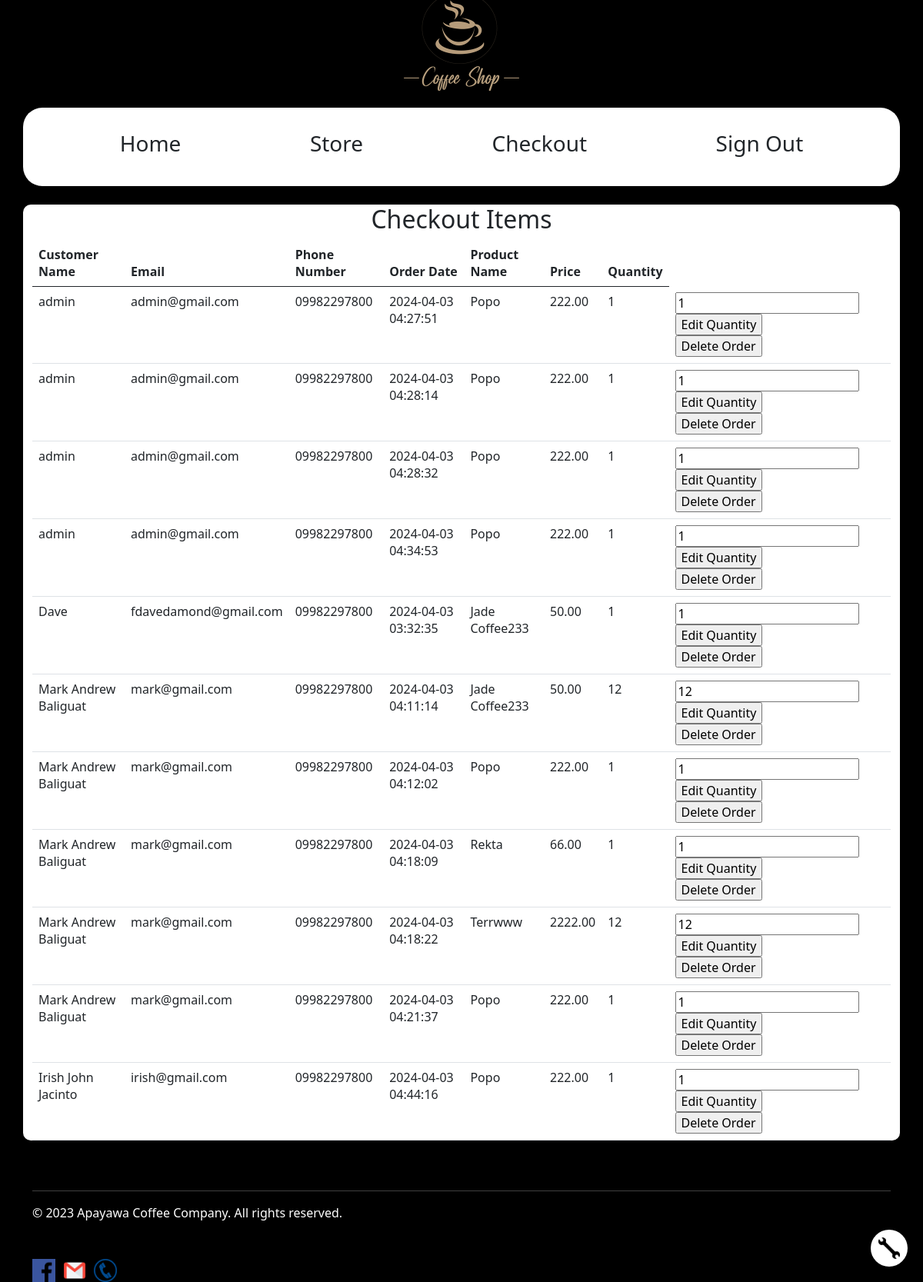
The page /checkout.php (signed in) on the database its author committed.
### tables this page shows
CREATE TABLE `orders` (
  `OrderID` int(11) NOT NULL,
  `CustomerID` int(11) DEFAULT NULL,
  `OrderDate` timestamp NOT NULL DEFAULT current_timestamp(),
  `user_id` int(11) DEFAULT NULL
);

CREATE TABLE `customers` (
  `CustomerID` int(11) NOT NULL,
  `Name` varchar(100) NOT NULL,
  `Email` varchar(100) DEFAULT NULL,
  `Phone` varchar(20) DEFAULT NULL,
  `IsAdmin` int(11) DEFAULT NULL
);

CREATE TABLE `products` (
  `ProductID` int(11) NOT NULL,
  `Name` varchar(100) NOT NULL,
  `Price` decimal(10,2) NOT NULL,
  `image_url` varchar(50) DEFAULT NULL
);

CREATE TABLE `orderitems` (
  `OrderItemID` int(11) NOT NULL,
  `OrderID` int(11) DEFAULT NULL,
  `ProductID` int(11) DEFAULT NULL,
  `Quantity` int(11) DEFAULT NULL
);

### script/fetch-checkout.php (called while the page is built, shortened)
<?php
class OrderController {
    private $database;
    private $isAdmin;
    public function __construct(Database $database, $isAdmin, $customerID) {
        $this->database = $database;
        $this->isAdmin = $isAdmin;
    }
    public function getOrders() {
        $connection = $this->database->getConnection();
        if ($this->isAdmin) {
            $query = "SELECT c.Name AS CustomerName, c.Email, c.Phone, o.OrderID, o.OrderDate, p.Name AS ProductName, p.Price, oi.Quantity
                      FROM orders o
                      INNER JOIN customers c ON o.CustomerID = c.CustomerID
                      LEFT JOIN orderitems oi ON o.OrderID = oi.OrderID
                      LEFT JOIN products p ON oi.ProductID = p.ProductID";
            $stmt = $connection->prepare($query);
        }
        $stmt->execute();
        $result = $stmt->get_result();
        return $result;
    }
}
$database = new Database("localhost", "root", "", "coffee");
$isAdmin = isset($_SESSION['IsAdmin']) ? $_SESSION['IsAdmin'] : false;
$customerID = isset($_SESSION['Accountid']) ? $_SESSION['Accountid'] : null;
$orderController = new OrderController($database, $isAdmin, $customerID);
$result = $orderController->getOrders();
?>

### checkout.php (the view, shortened to what this page needs)
<html lang="en">
<head>
    <link rel="stylesheet" href="css/checkout.css">
    <link rel="stylesheet" type="text/css" href="css/font.css">
    <link rel="stylesheet" type="text/css" href="css/bootstrap.min.css">
</head>
<body style="background-color:black;">
<?php include "script/header.php";?>
<div class="container" style="background-color: white;">
    <div class="product">
        <h2 style="text-align:center;">Checkout Items</h2>
        <table class="table">
    <thead>
        <tr>
            <th>Customer Name</th>
            <th>Email</th>
            <th>Phone Number</th>
            <th>Order Date</th>
            <th>Product Name</th>
            <th>Price</th>
            <th>Quantity</th>
        </tr>
    </thead>
    <tbody>
    <?php
    include "script/fetch-checkout.php";
    if ($result && mysqli_num_rows($result) > 0) {
        while ($row = mysqli_fetch_assoc($result)) {
            echo "<tr>";
            echo "<td>" . $row['CustomerName'] . "</td>";
            echo "<td>" . $row['Email'] . "</td>";
            echo "<td>" . $row['Phone'] . "</td>";
            echo "<td>" . $row['OrderDate'] . "</td>";
            echo "<td>" . $row['ProductName'] . "</td>";
            echo "<td>" . $row['Price'] . "</td>";
            echo "<td>" . $row['Quantity'] . "</td>";
            if ($isAdmin) {
                echo "<td>";
            echo "<form method='post' action='script/edit-quantity.php'>";
            echo "<input type='number' name='new_quantity' value='" . $row['Quantity'] . "' min='1'>";
            echo "<input type='submit' name='edit_quantity' value='Edit Quantity'>";
            echo "</form>";
            echo "<form method='post' action='script/delete-order.php' onsubmit='return confirm(\"Are you sure you want to delete this order?\")'>";
            echo "<input type='submit' name='delete_order' value='Delete Order'>";
            echo "</form>";
            echo "</td>";
            }
            echo "</tr>";
        }
    } else {
        echo "<tr><td colspan='8'>No items found</td></tr>";
    }
    ?>
    </tbody>
</table>
    </div>
</div>
<?php include "script/footer.php";?>
<?php if($isAdmin) {
         include "adminpanel.php";
    }
    ?>
</body>
</html>

### css/checkout.css (style rules this page uses)
* { margin:0; margin-top:0; }
body { font-family:Verdana, Geneva, Tahoma, sans-serif; background-color: black; }
.container { max-width: 600px; margin: auto; justify-content: space-around; border-radius:10px; }

### rows shown on the page
orders: CustomerID.Name "admin", CustomerID.Email "admin@gmail.com", CustomerID.Phone "09982297800", OrderDate "2024-04-03 04:27:51", products.Name "Popo", products.Price "222.00", orderitems.Quantity "1", new_quantity "1"
orders: CustomerID.Name "admin", CustomerID.Email "admin@gmail.com", CustomerID.Phone "09982297800", OrderDate "2024-04-03 04:28:14", products.Name "Popo", products.Price "222.00", orderitems.Quantity "1", new_quantity "1"
orders: CustomerID.Name "admin", CustomerID.Email "admin@gmail.com", CustomerID.Phone "09982297800", OrderDate "2024-04-03 04:28:32", products.Name "Popo", products.Price "222.00", orderitems.Quantity "1", new_quantity "1"
orders: CustomerID.Name "admin", CustomerID.Email "admin@gmail.com", CustomerID.Phone "09982297800", OrderDate "2024-04-03 04:34:53", products.Name "Popo", products.Price "222.00", orderitems.Quantity "1", new_quantity "1"
orders: CustomerID.Name "Dave", CustomerID.Email "fdavedamond@gmail.com", CustomerID.Phone "09982297800", OrderDate "2024-04-03 03:32:35", products.Name "Jade Coffee233", products.Price "50.00", orderitems.Quantity "1", new_quantity "1"
orders: CustomerID.Name "Mark Andrew Baliguat", CustomerID.Email "mark@gmail.com", CustomerID.Phone "09982297800", OrderDate "2024-04-03 04:11:14", products.Name "Jade Coffee233", products.Price "50.00", orderitems.Quantity "12", new_quantity "12"
orders: CustomerID.Name "Mark Andrew Baliguat", CustomerID.Email "mark@gmail.com", CustomerID.Phone "09982297800", OrderDate "2024-04-03 04:12:02", products.Name "Popo", products.Price "222.00", orderitems.Quantity "1", new_quantity "1"
orders: CustomerID.Name "Mark Andrew Baliguat", CustomerID.Email "mark@gmail.com", CustomerID.Phone "09982297800", OrderDate "2024-04-03 04:18:09", products.Name "Rekta", products.Price "66.00", orderitems.Quantity "1", new_quantity "1"
orders: CustomerID.Name "Mark Andrew Baliguat", CustomerID.Email "mark@gmail.com", CustomerID.Phone "09982297800", OrderDate "2024-04-03 04:18:22", products.Name "Terrwww", products.Price "2222.00", orderitems.Quantity "12", new_quantity "12"
orders: CustomerID.Name "Mark Andrew Baliguat", CustomerID.Email "mark@gmail.com", CustomerID.Phone "09982297800", OrderDate "2024-04-03 04:21:37", products.Name "Popo", products.Price "222.00", orderitems.Quantity "1", new_quantity "1"
orders: CustomerID.Name "Irish John Jacinto", CustomerID.Email "irish@gmail.com", CustomerID.Phone "09982297800", OrderDate "2024-04-03 04:44:16", products.Name "Popo", products.Price "222.00", orderitems.Quantity "1", new_quantity "1"
